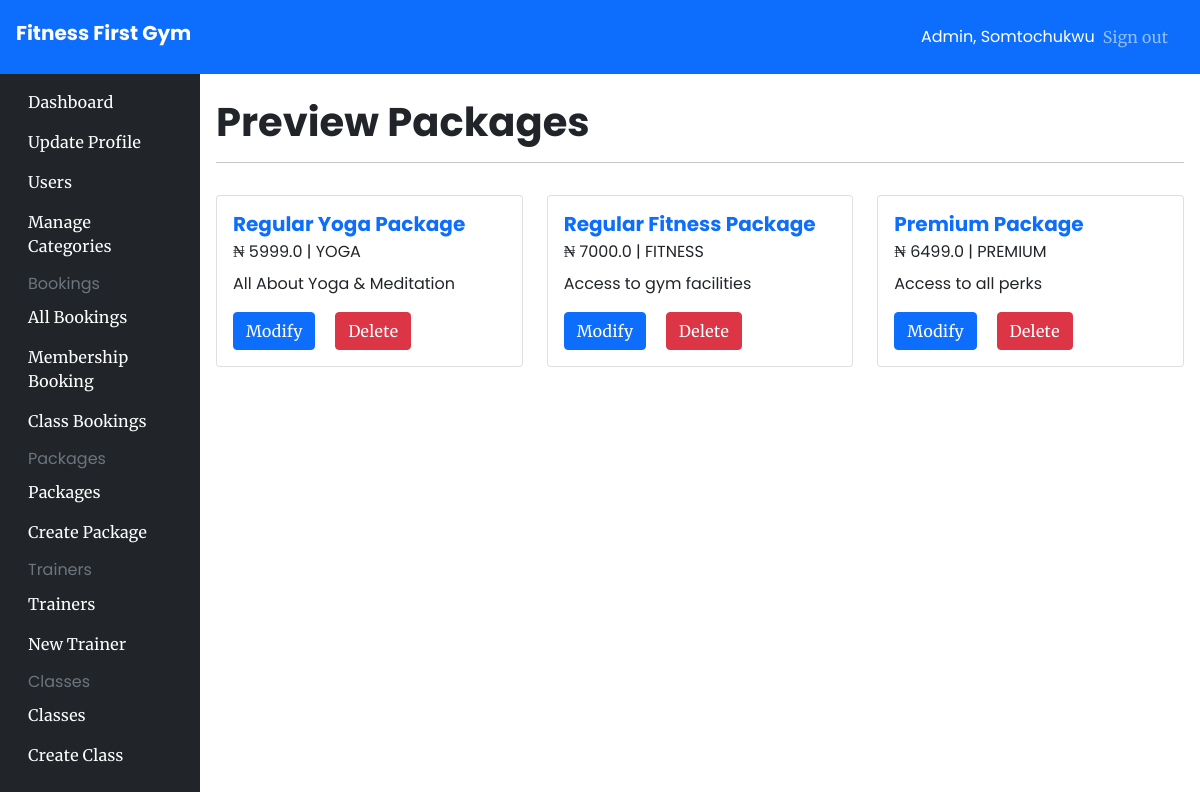
/admin/package/all (signed in), run on the app's committed database.
### app/models/__init__.py (models this page shows, shortened)
class User(UserMixin, db.Model):
    id = db.Column(db.Integer, primary_key=True)
    firstname = db.Column(db.String(200), nullable=False)
    lastname = db.Column(db.String(200), nullable=True)
    email = db.Column(db.String(100), nullable=False, unique=True)
    password = db.Column(db.String(200), nullable=False)
    isAdmin = db.Column(db.Boolean(), default=False)
    createdAt = db.Column(db.DateTime, default=datetime.utcnow)
    payment_details = db.relationship('PaymentDetails', uselist=False, back_populates='user')
    membership = db.relation('Membership', uselist=False, back_populates='user')

### app/models/Package.py (models this page shows)
class Package(db.Model):
    id = db.Column(db.Integer, primary_key=True)
    name = db.Column(db.String(100), unique=True)
    price = db.Column(db.Float)
    description = db.Column(db.String(100))
    premium = db.Column(db.Boolean, default=True)
    package_id = db.Column(db.Integer, db.ForeignKey('package_type.id'))
    package_type = db.relationship('PackageType', backref=db.backref('package', lazy='dynamic'))
    category_id = db.Column(db.Integer, db.ForeignKey('category.id'))
    category = db.relationship('Category', backref=db.backref('packages', lazy='dynamic'))

class Category(db.Model):
    id = db.Column(db.Integer, primary_key=True)
    name = db.Column(db.String(50), unique=True)

### app/admin_views.py (the view)
@app.route('/admin/package/all')
@login_required
@authorize_request
def all_packages():
   packages = Package.query.all()
   return render_template('pages/admin/packages/preview.html', packages=packages)

### app/admin_views.py (called while the page is built)
def authorize_request(view_func):
   @wraps(view_func)
   def wrapped_view(*args, **kwargs):
      try:
         if current_user.isAdmin:
               return view_func(*args, **kwargs)
         else:
            flash('Unauthorized')
            return redirect('/')
      except Exception as error:
         return render_template('pages/error/500.html', error=error)
   return wrapped_view

### app/models/__init__.py (called while the page is built)
@login_manager.user_loader
def load_user(id):
    return User.query.get(id)

### app/templates/pages/admin/packages/preview.html (shortened to what this page needs)
{% extends "components/admin_base.html" %}
{% block content %}
<h1 class="my-2">Preview Packages</h1>
<hr />
{% if not packages %}
<div class="container my-4" style="min-height: 80vh; display: grid; place-content: center;">
    <h1 class="text-center">No Package Available</h1>
    <p class="h5 text-center" style="opacity: .6;">Create a new package to view here</p>
</div>
{% else %}
<div class="row row-cols-1 row-cols-md-2 row-cols-lg-3 row align-items-stretch justify-content-start card-deck">
    {% for package in packages %}
    <div class="col gy-3">
        <div class="card h-100">
            <div class="card-body d-flex flex-column">
                <h5 class="card-title text-primary">{{package.name}}</h5>
                <p class="card-subtitle mb-2 text-body-secondary"> ₦ {{package.price}} | {{package.category.name}}</p>
                <p class="card-text">{{package.description}}</p>
                <div class="mt-auto">
                    <a href="/admin/package/edit/{{package.id}}" class="card-link btn btn-primary">Modify</a>
                    <a href="/admin/package/delete/{{package.id}}" class="card-link btn btn-danger">Delete</a>
                </div>
            </div>
        </div>
    </div>
    {% endfor %}
</div>
{% endif %}
{% endblock content %}

### app/templates/components/admin_base.html (shortened to what this page needs)
<!DOCTYPE html>
<html lang="en">
<head>
    <link rel="stylesheet" href="{{url_for('static', filename='css/bootstrap.min.css')}}" />
    <link rel="stylesheet" href="{{url_for('static', filename='css/main.css')}}" />
</head>
<body class="relative">
    <main>
        <nav class="navbar navbar-dark sticky-top bg-primary flex-md-nowrap p-3">
            <a class="navbar-brand h2 col-sm-3 col-md-2 mr-0" href="/">Fitness First Gym</a>
            <div class="navbar-nav px-3">
                <div class="nav-item text-nowrap d-flex align-items-center">
                    <span class="text-white mx-2">Admin, {{current_user.firstname}}</span>
                    <a class="nav-link" href="/auth/logout">Sign out</a>
                </div>
            </div>
        </nav>
        <div>
            <div class="container-fluid">
                <div class="row">
                    {% include "components/admin_navbar.html" %}
                    <main role="main" class="relative col-md-9 ml-sm-auto col-lg-10 p-3">
                        {% block content %} {% endblock %}
                    </main>
                </div>
            </div>
        </div>
    </main>
</body>
</html>

### app/templates/components/admin_navbar.html
<nav class="vh-100 col-md-2 d-none d-md-block bg-dark sidebar sidebar-fixed py-2" style="overflow-y: auto;">
    <ul class="nav flex-column">
      <li class="nav-item">
        <a class="nav-link text-white" href="/admin/dashboard">Dashboard</a>
      </li>
    </ul>
    <ul class="nav flex-column">
      <li class="nav-item">
        <a class="nav-link text-white" href="/profile">Update Profile</a>
      </li>
    </ul>
    <ul class="nav flex-column">
      <li class="nav-item">
        <a class="nav-link text-white" href="/users/all">Users</a>
      </li>
    </ul>
    <ul class="nav flex-column">
      <li class="nav-item">
        <a class="nav-link text-white" href="/admin/categories">Manage Categories</a>
      </li>
    </ul>
    <h6 class="sidebar-heading d-flex justify-content-between align-items-center px-3 mt-2 mb-1 text-muted">
      <span>Bookings</span>
    </h6>
    <ul class="nav flex-column">
      <li class="nav-item"><a class="nav-link text-white" href="/admin/booking/all">All Bookings</a></li>
      <li class="nav-item"><a class="nav-link text-white" href="/admin/booking/packages">Membership Booking</a></li>
      <li class="nav-item"><a class="nav-link text-white" href="/admin/booking/class">Class Bookings</a></li>
    </ul>
    <h6 class="sidebar-heading d-flex justify-content-between align-items-center px-3 mt-2 mb-1 text-muted">
      <span>Packages</span>
    </h6>
    <ul class="nav flex-column">
      <li class="nav-item"><a class="nav-link text-white" href="/admin/package/all">Packages</a></li>
      <li class="nav-item"><a class="nav-link text-white" href="/admin/package/new">Create Package</a></li>
    </ul>
    <h6 class="sidebar-heading d-flex justify-content-between align-items-center px-3 mt-2 mb-1 text-muted">
      <span>Trainers</span>
    </h6>
    <ul class="nav flex-column mb-2">
      <li class="nav-item"><a class="nav-link text-white" href="/admin/trainer/all">Trainers</a></li>
      <li class="nav-item"><a class="nav-link text-white" href="/admin/trainer/new">New Trainer</a></li>
    </ul>
    <h6 class="sidebar-heading d-flex justify-content-between align-items-center px-3 mt-2 mb-1 text-muted">
      <span>Classes</span>
    </h6>
    <ul class="nav flex-column mb-2">
      <li class="nav-item"><a class="nav-link text-white" href="/admin/class/all">Classes</a></li>
      <li class="nav-item"><a class="nav-link text-white" href="/admin/class/new">Create Class</a></li>
    </ul>
</nav>

### app/static/css/main.css (style rules this page uses)
body { font-family: 'Merriweather'; }
h1, h2, h3, h4 , h5 , h6, .h1, .h2, .h3, .h4 , .h5 , .h6 { font-family: 'PoppinsBold'; font-weight: 500; }
span, p { font-family: 'Poppins'; }

### data on the page
User: firstname "Somtochukwu"
Package: name "Regular Yoga Package", price "5999.0", category.name "YOGA", description "All About Yoga & Meditation"
Package: name "Regular Fitness Package", price "7000.0", category.name "FITNESS", description "Access to gym facilities"
Package: name "Premium Package", price "6499.0", category.name "PREMIUM", description "Access to all perks"
